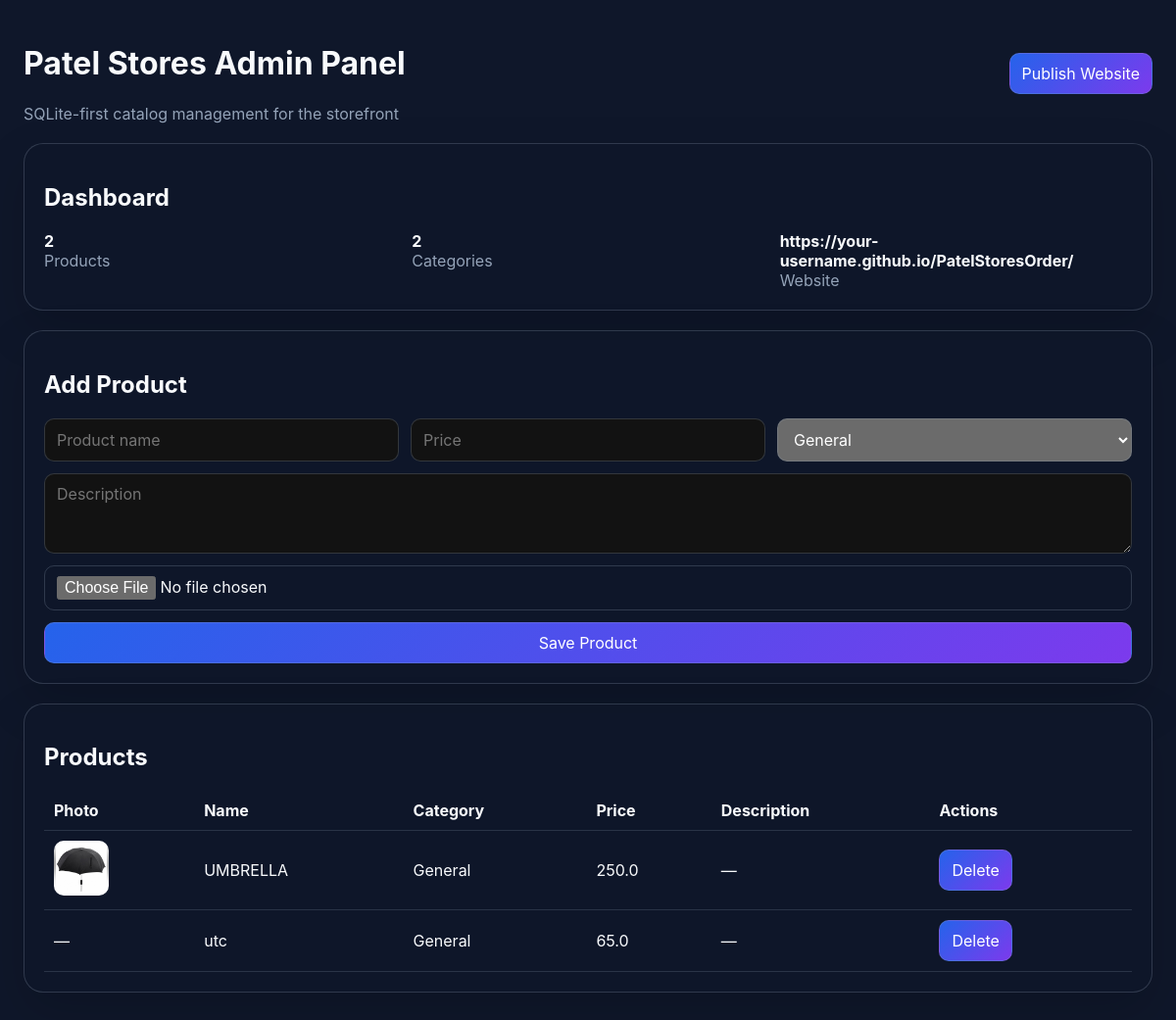
The page / on the database its author committed.
### tables this page shows
CREATE TABLE settings (
                id INTEGER PRIMARY KEY AUTOINCREMENT,
                github_repo TEXT,
                branch TEXT,
                website_url TEXT,
                images_folder TEXT,
                backup_folder TEXT
            , commit_message TEXT DEFAULT "Update catalog", website_folder TEXT DEFAULT ".", database_path TEXT DEFAULT "patelstores.db", theme TEXT DEFAULT "dark");

CREATE TABLE products (
                id INTEGER PRIMARY KEY AUTOINCREMENT,
                product_name TEXT,
                category TEXT,
                price REAL,
                description TEXT,
                image TEXT,
                created_at TEXT,
                updated_at TEXT
            , purchase_price REAL DEFAULT 0, selling_price REAL DEFAULT 0, wholesale_price REAL DEFAULT 0, barcode TEXT DEFAULT "", gst REAL DEFAULT 0, hsn TEXT DEFAULT "", stock REAL DEFAULT 0, min_stock REAL DEFAULT 0, status TEXT DEFAULT "Active", supplier TEXT DEFAULT "");

### admin/app.py (the view)
@app.route('/')
def index():
    return render_template('index.html', products=list_products(), categories=list_categories(), settings=get_settings())

### admin/database/db.py (called while the page is built)
def get_connection():
    connection = sqlite3.connect(DB_PATH)
    connection.row_factory = sqlite3.Row
    return connection

### admin/services/catalog.py (called while the page is built)
def normalize_image_value(image_value: Optional[str]) -> str:
    if not image_value:
        return ''
    path = str(image_value).strip()
    if path.startswith('images/'):
        path = path.split('/', 1)[1]
    return Path(path).name

def get_catalog_image_path(image_value: Optional[str]) -> str:
    file_name = normalize_image_value(image_value)
    if not file_name:
        return 'images/placeholder.png'
    return f'images/{file_name}'

def _row_to_product(row) -> Dict:
    product = dict(row)
    product['image_path'] = get_catalog_image_path(product.get('image'))
    return product

def list_categories(search: str = '') -> List[Dict]:
    connection = get_connection()
    try:
        if search:
            rows = connection.execute(
                'SELECT * FROM categories WHERE category_name LIKE ? ORDER BY category_name COLLATE NOCASE ASC',
                (f'%{search}%',),
            ).fetchall()
        else:
            rows = connection.execute(
                'SELECT * FROM categories ORDER BY category_name COLLATE NOCASE ASC'
            ).fetchall()
        return [dict(row) for row in rows]
    finally:
        connection.close()

def get_settings() -> Dict:
    connection = get_connection()
    try:
        row = connection.execute('SELECT * FROM settings ORDER BY id DESC LIMIT 1').fetchone()
        if row:
            return dict(row)
        return {}
    finally:
        connection.close()

### admin/templates/index.html (shortened to what this page needs)
<!doctype html>
<html lang="en">
  <head>
  </head>
  <body>
    <div class="container">
      <div class="topbar">
        <div>
          <h1>Patel Stores Admin Panel</h1>
          <div class="muted">SQLite-first catalog management for the storefront</div>
        </div>
        <button onclick="window.location='/publish'">Publish Website</button>
      </div>
      <div class="card">
        <h2>Dashboard</h2>
        <div class="grid">
          <div><strong>{{ products|length }}</strong><div class="muted">Products</div></div>
          <div><strong>{{ categories|length }}</strong><div class="muted">Categories</div></div>
          <div><strong>{{ settings.get('website_url', '') or 'Not set' }}</strong><div class="muted">Website</div></div>
        </div>
      </div>
      <div class="card">
        <h2>Add Product</h2>
        <form action="/api/products" method="post" enctype="multipart/form-data">
          <div class="row">
            <input name="product_name" placeholder="Product name" required>
            <input name="price" type="number" step="0.01" placeholder="Price" required>
            <select name="category">
              {% for category in categories %}
              <option value="{{ category.category_name }}">{{ category.category_name }}</option>
              {% endfor %}
            </select>
          </div>
          <textarea name="description" rows="3" placeholder="Description"></textarea>
          <input type="file" name="image" accept="image/*">
          <button type="submit">Save Product</button>
        </form>
      </div>
      <div class="card">
        <h2>Products</h2>
        <table>
          <thead>
            <tr><th>Photo</th><th>Name</th><th>Category</th><th>Price</th><th>Description</th><th>Actions</th></tr>
          </thead>
          <tbody>
            {% for product in products %}
            <tr>
              <td>{% if product.image %}<img src="/{{ product.image }}" alt="" style="width:56px;height:56px;object-fit:cover;border-radius:10px;">{% else %}—{% endif %}</td>
              <td>{{ product.product_name }}</td>
              <td>{{ product.category }}</td>
              <td>{{ product.price }}</td>
              <td>{{ product.description or '—' }}</td>
              <td class="actions">
                <button onclick="fetch('/api/products/{{ product.id }}', {method:'DELETE'}).then(() => location.reload())">Delete</button>
              </td>
            </tr>
            {% endfor %}
          </tbody>
        </table>
      </div>
    </div>
  </body>
</html>

### admin/templates/index.html (style rules this page uses)
:root { color-scheme: dark; font-family: Inter, Segoe UI, sans-serif; }
body { margin: 0; background: #0f172a; color: #f8fafc; }
.container { max-width: 1200px; margin: 0 auto; padding: 24px; }
.card { background: rgba(15,23,42,.9); border: 1px solid rgba(148,163,184,.25); border-radius: 20px; padding: 20px; box-shadow: 0 20px 50px rgba(0,0,0,.15); margin-bottom: 20px; }
.topbar { display: flex; justify-content: space-between; align-items: center; margin-bottom: 20px; }
button, input, select, textarea { font: inherit; border-radius: 10px; border: 1px solid rgba(148,163,184,.25); padding: 10px 12px; }
button { background: linear-gradient(135deg, #2563eb, #7c3aed); color: white; cursor: pointer; }
.grid { display: grid; gap: 16px; grid-template-columns: repeat(auto-fit, minmax(240px, 1fr)); }
table { width: 100%; border-collapse: collapse; }
th, td { text-align: left; padding: 10px; border-bottom: 1px solid rgba(148,163,184,.2); }
.muted { color: #94a3b8; }
.actions button { margin-right: 8px; }
form { display: grid; gap: 12px; }
.row { display: grid; gap: 12px; grid-template-columns: repeat(auto-fit, minmax(180px, 1fr)); }

### rows shown on the page
settings: website_url "https://your-username.github.io/PatelStoresOrder/"
products: image (picture), product_name "UMBRELLA", category "General", price "250.0", description "—"
products: product_name "utc", category "General", price "65.0", description "—"

### other values the page prints
{{ products|length }} "2"
{{ categories|length }} "2"
form field category "General"
